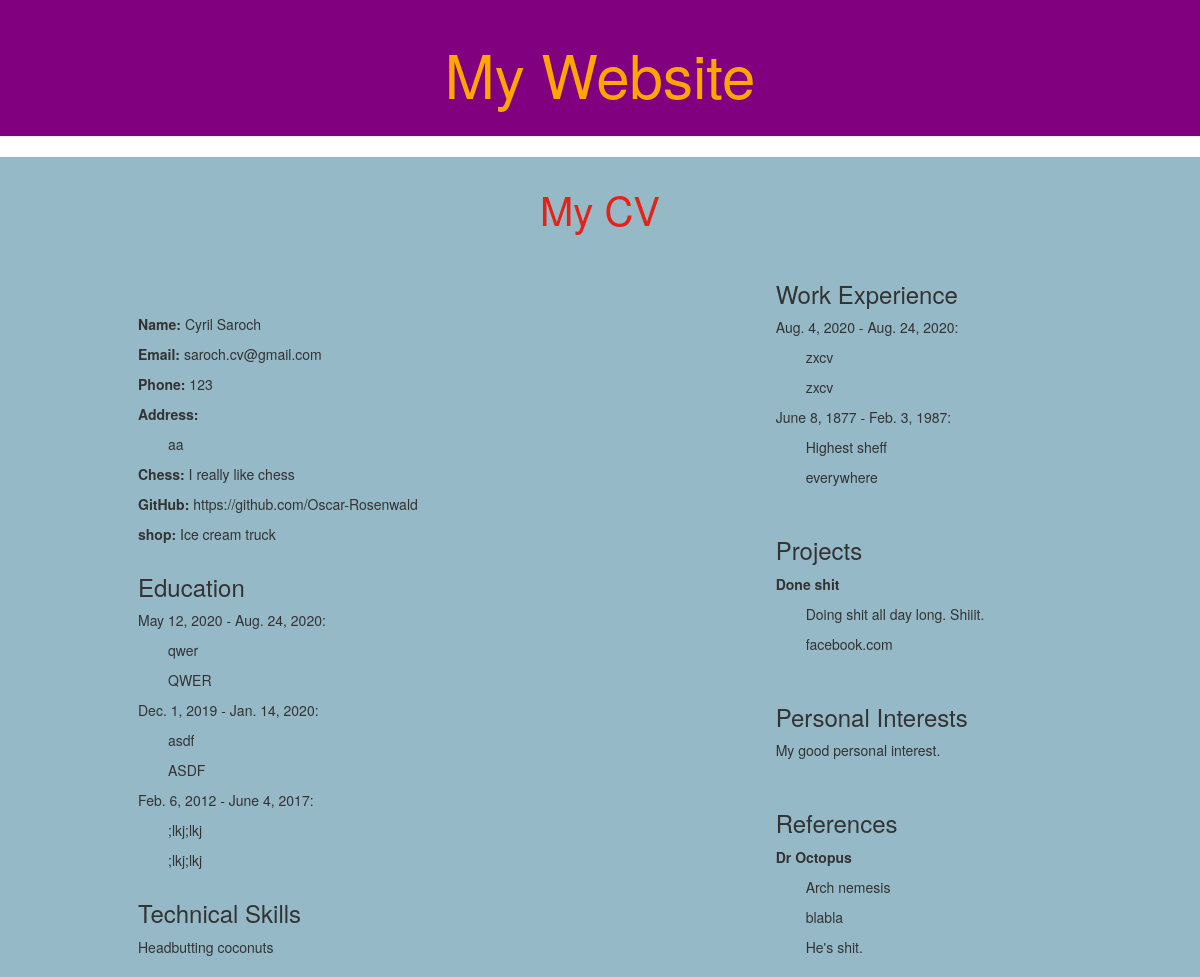
Page /cv on the earlier database version.
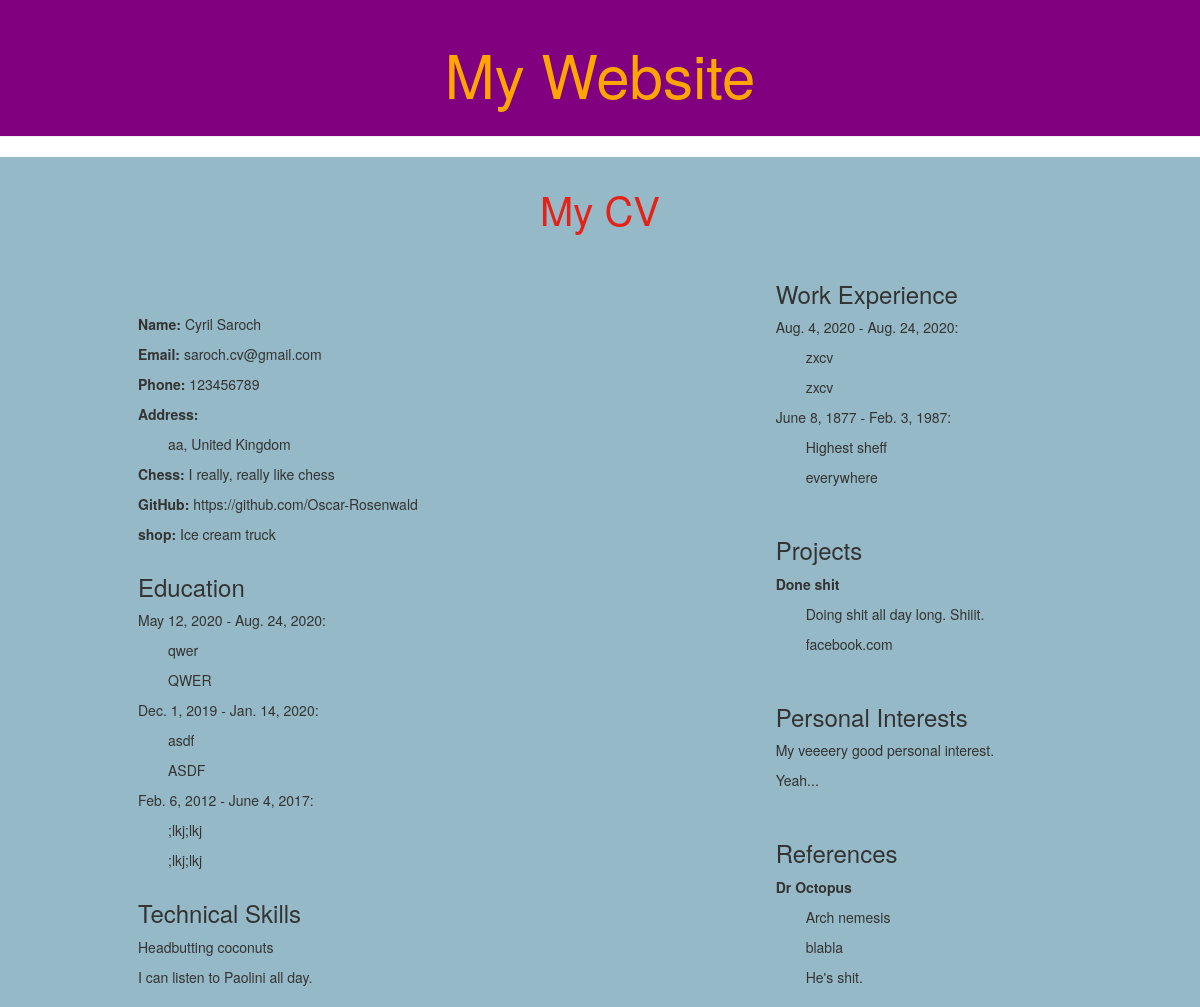
Same page on the later database version.
### home/models.py (models this page shows, shortened)
class Person(models.Model):
    me = models.ForeignKey(settings.AUTH_USER_MODEL, on_delete=models.CASCADE)
    phone_number = models.CharField(max_length=11)
    address = models.TextField()

class Others(models.Model):
    person = models.ForeignKey(Person, on_delete=models.CASCADE)
    name = models.CharField(max_length=200)
    body = models.TextField()
    def __str__(self):
        return self.name

class Education(models.Model):
    start_date = models.DateField()
    end_date = models.DateField()#default=DateField.auto_now)
    course = models.TextField()
    school = models.TextField()

class TechSkill(models.Model):
    skill = models.TextField()

class WorkExperience(models.Model):
    start_date = models.DateField()
    end_date = models.DateField()
    role = models.TextField()
    where = models.TextField()

class Project(models.Model):
    name = models.CharField(max_length=100)
    description = models.TextField()
    link = models.TextField()

class PersonalInterests(models.Model):
    interest = models.TextField()

class Reference(models.Model):
    name = models.TextField()
    who = models.TextField()
    email = models.CharField(max_length=100)
    text = models.TextField(blank=True)

### home/views.py (the view)
# urls.py: url('cv', views.cv_view, name="CV"),
def cv_view(request):
    me = User.objects.get(username='Cyril-Saroch')
    person = Person.objects.get(me=me)
    name = person.me.first_name + " " + person.me.last_name
    email = person.me.email
    phone_number = person.phone_number
    address = person.address
    others = Others.objects.filter(person=person)
    education = Education.objects.order_by('-end_date')
    tech = TechSkill.objects.all()
    exp = WorkExperience.objects.order_by('-end_date')
    interests = PersonalInterests.objects.all()
    refs = Reference.objects.all()
    projects = Project.objects.all()
    return render(request, 'CVs.html', {'projects': projects, 'personal_others': others, 'tech_skills': tech, 'personal_interests': interests, 'references': refs, 'name': name, 'email': email, 'address': address, 'phone_number': phone_number, 'education': education, 'work_experience': exp})

### home/templates/CVs.html (shortened to what this page needs)
{% extends 'base.html' %}
{% block content %}
<h2>My CV</h2>
<div class="cv">
  <div class="cv-section" id="cv-1">
	<div class="personal" name="personal-details">
	  <p class="personal" name="name">
		<b>Name:</b> {{ name }}
	  </p>
	  <p class="personal" name="email">
		<b>Email:</b>
		{{ email }}
	  </p>
	  <p class="personal" name="phone">
		<b>Phone:</b>
		{{ phone_number }}
	  </p>
	  <div class="personal" name="address">
		<p name="address-header">
		  <b>Address:</b>
		</p>
		<div class="indented">
		  <p name="address-body">
			{{ address }}
		  </p>
		</div>
	  </div>
	  <div personal="personal" name="other">
		{% for entry in personal_others %}
		<p>
		  <b>{{ entry }}:</b>
		  {{ entry.body }}
		</p>
		{% endfor %}
	  </div>
	</div>
	{% if education %}
	<div class="education">
	  <h3 class="entry-add">Education</h3>
	  <div class="education-entries">
		{% for entry in education %}
		<p class="entry-time">
		  {{ entry.start_date }} - {{ entry.end_date }}:
		</p>
		<div class="indented">
		  <p class="entry-what">{{ entry.course }}</p>
		  <p class="entry-where">{{ entry.school }}</p>
		</div>
		{% endfor %}
	  </div>
	</div>
	{% endif %}
	{% if tech_skills %}
	<div class="tech-skills">
	  <h3 class="entry-add">Technical Skills</h3>
	  {% for entry in tech_skills %}
	  <p>
		{{ entry.skill }}
	  </p>
	  {% endfor %}
	</div>
	{% endif %}
  </div>
  <div class="cv-section" id="cv-2">
	{% if work_experience %}
	<div class="work">
	  <h3 class="entry-add">Work Experience</h3>
	  {% for entry in work_experience %}
	  <p class="entry-date">
		{{ entry.start_date }} - {{ entry.end_date}}:
	  </p>
	  <div class="indented">
		<p class="entry-body">{{ entry.role }}</p>
		<p class="entry-where">{{ entry.where }}</p>
	  </div>
	  {% endfor %}
	</div>
	{% endif %}
	{% if projects %}
	<div class="projects">
	  <h3 class="entry-add">Projects</h3>
	  {% for project in projects %}
	  <p class="project-name">
		<b>{{ project.name }}</b>
	  </p>
	  <div class="indented">
		<p class="project-body">{{ project.description }}</p>
		<p class="project-link">{{ project.link }}</p>
	  </div>
	  {% endfor %}
	</div>
	{% endif %}
	{% if personal_interests %}
	<div class="personal-interests">
	  <h3 class="entry-add">Personal Interests</h3>
	  {% for interest in personal_interests %}
	  <p>
		{{ interest.interest }}
	  </p>
	  {% endfor %}
	</div>
	{% endif %}
	{% if references %}
	<div class="references">
	  <h3 class="entry-add">References</h3>
	  {% for reference in references %}
	  <p class="reference-name">
		<b>{{ reference.name }}</b>
	  </p>
	  <div class="indented">
		<p class="reference-who">{{ reference.who }}</p>
		<p class="reference-email">{{ reference.email}}</p>
		{% if reference.text %}
		<p class="reference-text">{{ reference.text }}</p>
	  </div>
	  {% endif %}
	  {% endfor %}
	</div>
	{% endif %}
  </div>
  {% endblock %}

### home/templates/base.html (shortened to what this page needs)
{% load static %}
<html>
  <head>
	<link rel="stylesheet" href="//maxcdn.bootstrapcdn.com/bootstrap/3.2.0/css/bootstrap.min.css">
	<link rel="stylesheet" href="{% static 'css/home.css' %}">
  </head>
  <body>
	<div class="page-header">
	  <h1><a href="/">My Website</a></h1>
	</div>
	<div class="page-content">
	  {% block content %}
	  {% endblock %}
	</div>
  </body>
</html>

### home/static/css/home.css (style rules this page uses)
.page-header { background-color: purple; margin-top: 0; padding: 20px 0px 20px; }
.page-header h1 { font-size: 60px; text-align: center; }
h1 a { color: orange; }
.page-content { background-color: #95B9C7; margin-top: 0; padding: 10px 0 10px 0px; }
.page-content h2 { color: #E42217; text-align: center; font-size: 40px; }
.cv { margin-left: 20px; }
.indented { margin-left: 30px; }
.entry-add { display: inline-block; }
.cv-section { display: inline-block; }
#cv-2 h3 { margin-top: 40px; }
#cv-2 { margin-left: 30%; }
#cv-1 { margin-left: 10% }

Differences in the rows shown:
changed Person: phone_number "123" → "123456789"; address "aa" → "aa, United Kingdom"
changed Others "Chess": body "I really like chess" → "I really, really like chess"
added TechSkill: skill "I can listen to Paolini all day."
changed PersonalInterests: interest "My good personal interest." → "My veeeery good personal interest."
added PersonalInterests: interest "Yeah..."
